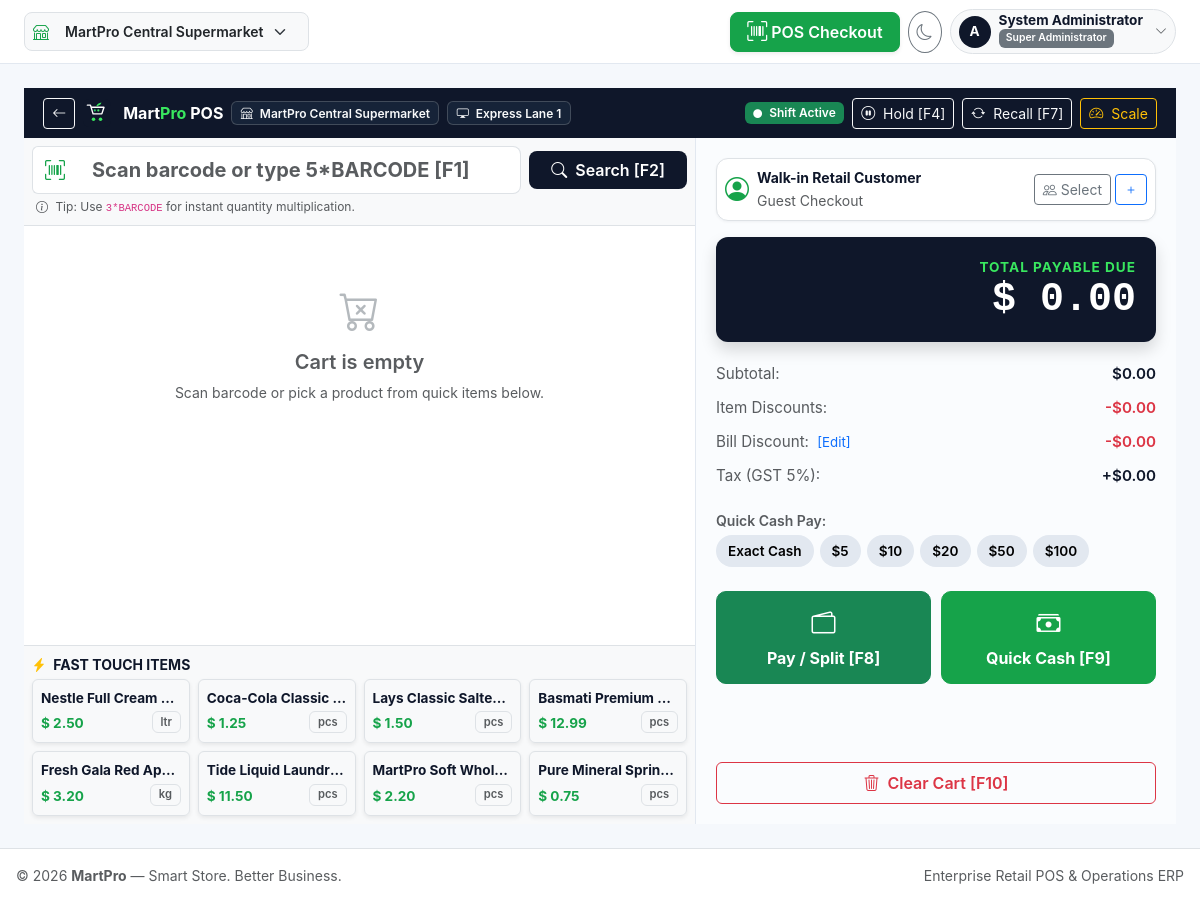
/modules/pos/index.php (signed in), run on the app's committed database.
### tables this page shows
CREATE TABLE IF NOT EXISTS `stores` (
    `id` INT UNSIGNED AUTO_INCREMENT PRIMARY KEY,
    `company_id` INT UNSIGNED NOT NULL,
    `code` VARCHAR(30) NOT NULL UNIQUE,
    `name` VARCHAR(150) NOT NULL,
    `phone` VARCHAR(50) DEFAULT NULL,
    `email` VARCHAR(100) DEFAULT NULL,
    `address` TEXT DEFAULT NULL,
    `receipt_header` TEXT DEFAULT NULL,
    `receipt_footer` VARCHAR(500) DEFAULT 'Thank you for shopping at MartPro!',
    `is_active` TINYINT(1) DEFAULT 1,
    `created_at` TIMESTAMP DEFAULT CURRENT_TIMESTAMP,
    `updated_at` TIMESTAMP DEFAULT CURRENT_TIMESTAMP ON UPDATE CURRENT_TIMESTAMP,
    FOREIGN KEY (`company_id`) REFERENCES `companies`(`id`) ON DELETE RESTRICT
);

CREATE TABLE IF NOT EXISTS `registers` (
    `id` INT UNSIGNED AUTO_INCREMENT PRIMARY KEY,
    `store_id` INT UNSIGNED NOT NULL,
    `code` VARCHAR(30) NOT NULL,
    `name` VARCHAR(100) NOT NULL,
    `cash_drawer_limit` DECIMAL(19,4) DEFAULT 1000.0000,
    `printer_type` ENUM('58mm', '80mm', 'standard') DEFAULT '80mm',
    `is_active` TINYINT(1) DEFAULT 1,
    `created_at` TIMESTAMP DEFAULT CURRENT_TIMESTAMP,
    `updated_at` TIMESTAMP DEFAULT CURRENT_TIMESTAMP ON UPDATE CURRENT_TIMESTAMP,
    UNIQUE KEY `uk_store_reg_code` (`store_id`, `code`),
    FOREIGN KEY (`store_id`) REFERENCES `stores`(`id`) ON DELETE CASCADE
);

CREATE TABLE IF NOT EXISTS `products` (
    `id` INT UNSIGNED AUTO_INCREMENT PRIMARY KEY,
    `sku` VARCHAR(50) NOT NULL UNIQUE,
    `name` VARCHAR(200) NOT NULL,
    `description` TEXT DEFAULT NULL,
    `category_id` INT UNSIGNED DEFAULT NULL,
    `brand_id` INT UNSIGNED DEFAULT NULL,
    `unit_id` INT UNSIGNED NOT NULL,
    `tax_category_id` INT UNSIGNED DEFAULT NULL,
    `primary_barcode` VARCHAR(60) NOT NULL UNIQUE,
    `purchase_cost` DECIMAL(19,4) NOT NULL DEFAULT 0.0000,
    `selling_price` DECIMAL(19,4) NOT NULL DEFAULT 0.0000,
    `wholesale_price` DECIMAL(19,4) DEFAULT NULL,
    `member_price` DECIMAL(19,4) DEFAULT NULL,
    `min_selling_price` DECIMAL(19,4) DEFAULT NULL,
    `reorder_level` DECIMAL(19,4) DEFAULT 5.0000,
    `max_stock_level` DECIMAL(19,4) DEFAULT 500.0000,
    `track_batches` TINYINT(1) DEFAULT 0,
    `track_expiry` TINYINT(1) DEFAULT 0,
    `is_variable_weight` TINYINT(1) DEFAULT 0,
    `image_url` VARCHAR(255) DEFAULT NULL,
    `is_active` TINYINT(1) DEFAULT 1,
    `created_at` TIMESTAMP DEFAULT CURRENT_TIMESTAMP,
    `updated_at` TIMESTAMP DEFAULT CURRENT_TIMESTAMP ON UPDATE CURRENT_TIMESTAMP,
    INDEX `idx_prod_name` (`name`),
    INDEX `idx_prod_sku` (`sku`),
    INDEX `idx_prod_barcode` (`primary_barcode`),
    FOREIGN KEY (`category_id`) REFERENCES `product_categories`(`id`) ON DELETE SET NULL,
    FOREIGN KEY (`brand_id`) REFERENCES `product_brands`(`id`) ON DELETE SET NULL,
    FOREIGN KEY (`unit_id`) REFERENCES `product_units`(`id`) ON DELETE RESTRICT,
    FOREIGN KEY (`tax_category_id`) REFERENCES `tax_categories`(`id`) ON DELETE SET NULL
);

CREATE TABLE IF NOT EXISTS `product_units` (
    `id` INT UNSIGNED AUTO_INCREMENT PRIMARY KEY,
    `name` VARCHAR(50) NOT NULL,
    `short_code` VARCHAR(20) NOT NULL UNIQUE,
    `allow_decimal` TINYINT(1) DEFAULT 0,
    `created_at` TIMESTAMP DEFAULT CURRENT_TIMESTAMP
);

### includes/functions.php (called while the page is built, shortened)
<?php
function get_setting(string $key, string $default = ''): string {
    static $settings_cache = null;
    if ($settings_cache === null) {
        $db = get_db();
        try {
            $stmt = $db->query("SELECT setting_key, setting_value FROM business_settings");
            $settings_cache = $stmt->fetchAll(PDO::FETCH_KEY_PAIR);
        } catch (Exception $e) {
            $settings_cache = [];
        }
    }
    return $settings_cache[$key] ?? $default;
}
function format_money($amount): string {
    $symbol = get_setting('currency_symbol', '$');
    return $symbol . ' ' . number_format((float)$amount, 2);
}
function get_current_store(): array {
    $store_id = current_store_id();
    $db = get_db();
    $stmt = $db->prepare("SELECT * FROM stores WHERE id = :id LIMIT 1");
    $stmt->execute(['id' => $store_id]);
    $store = $stmt->fetch();
    return $store ?: [
        'id' => 1,
        'code' => 'STORE-001',
        'name' => 'MartPro Central Store',
        'receipt_header' => 'MartPro Supermarket',
        'receipt_footer' => 'Thank you for shopping with us!'
    ];
}

### includes/auth.php (called while the page is built, shortened)
<?php
function current_store_id(): int {
    if (!empty($_SESSION['active_store_id'])) {
        return (int)$_SESSION['active_store_id'];
    }
    return !empty($_SESSION['user']['default_store_id']) ? (int)$_SESSION['user']['default_store_id'] : 1;
}

### modules/pos/index.php (the view, shortened to what this page needs)
<?php
require_once __DIR__ . '/../../includes/auth.php';
require_once __DIR__ . '/../../includes/functions.php';
$db = get_db();
$store = get_current_store();
$reg_stmt = $db->prepare("SELECT * FROM registers WHERE store_id = :store AND is_active = 1 ORDER BY id ASC LIMIT 1");
$reg_stmt->execute(['store' => $store['id']]);
$register = $reg_stmt->fetch() ?: ['id' => 1, 'code' => 'REG-01', 'name' => 'Main Register'];
$quick_prods_stmt = $db->prepare("SELECT p.id, p.name, p.sku, p.primary_barcode, p.selling_price, u.short_code AS unit_name
                                  FROM products p
                                  JOIN product_units u ON p.unit_id = u.id
                                  WHERE p.is_active = 1 ORDER BY p.id ASC LIMIT 8");
$quick_prods_stmt->execute();
$quick_products = $quick_prods_stmt->fetchAll();
require_once __DIR__ . '/../../includes/header.php';
?>
<div class="pos-container">
    <div class="pos-header-bar">
        <div class="d-flex align-items-center gap-2">
            <a href="<?= BASE_URL ?>/index.php" class="btn btn-outline-light btn-sm py-1 px-2" title="Back to Dashboard">
                <i class="bi bi-arrow-left"></i>
            </a>
            <img src="<?= BASE_URL ?>/assets/images/logo-icon.svg" height="28" alt="Logo">
            <span class="fw-bold fs-6 ms-1">Mart<span class="text-bright-green">Pro</span> POS</span>
            <span class="badge bg-navy-secondary border border-secondary border-opacity-50 text-light small d-none d-sm-inline">
                <i class="bi bi-shop me-1"></i> <?= htmlspecialchars($store['name']) ?>
            </span>
            <span class="badge bg-navy-secondary border border-secondary border-opacity-50 text-light small d-none d-md-inline">
                <i class="bi bi-display me-1"></i> <?= htmlspecialchars($register['name']) ?>
            </span>
        </div>
        <div class="d-flex align-items-center gap-2">
            <span class="badge bg-success small"><i class="bi bi-circle-fill me-1" style="font-size:0.55rem;"></i> Shift Active</span>
            <button type="button" class="btn btn-outline-light btn-sm py-1" id="btn-hold-sale" title="Hold Transaction (F4)">
                <i class="bi bi-pause-circle me-1"></i> Hold <span class="d-none d-md-inline">[F4]</span>
            </button>
            <button type="button" class="btn btn-outline-light btn-sm py-1" id="btn-recall-sale" title="Recall Suspended (F7)">
                <i class="bi bi-arrow-repeat me-1"></i> Recall <span class="d-none d-md-inline">[F7]</span>
            </button>
            <button type="button" class="btn btn-outline-warning btn-sm py-1" data-bs-toggle="modal" data-bs-target="#scaleModal" title="Electronic Scale Integration">
                <i class="bi bi-speedometer2 me-1"></i> Scale
            </button>
        </div>
    </div>
    <div class="pos-body">
        <div class="pos-cart-panel">
            <div class="p-2 border-bottom bg-light">
                <div class="row g-2 align-items-center">
                    <div class="col-8 col-sm-9">
                        <div class="input-group">
                            <span class="input-group-text bg-white border-end-0 text-mp-primary">
                                <i class="bi bi-upc-scan fs-5"></i>
                            </span>
                            <input type="text" id="pos-barcode-input" class="form-control form-control-lg border-start-0 fw-bold"
                                   placeholder="Scan barcode or type 5*BARCODE [F1]" autocomplete="off" autofocus>
                        </div>
                    </div>
                    <div class="col-4 col-sm-3 d-flex gap-1">
                        <button type="button" class="btn btn-navy flex-fill" data-bs-toggle="modal" data-bs-target="#searchProductModal" title="Search Product (F2)">
                            <i class="bi bi-search me-1"></i> Search <span class="d-none d-sm-inline">[F2]</span>
                        </button>
                    </div>
                </div>
                <div class="d-flex justify-content-between align-items-center mt-1 px-1">
                    <small class="text-muted" style="font-size: 0.75rem;">
                        <i class="bi bi-info-circle me-1"></i> Tip: Use <code>3*BARCODE</code> for instant quantity multiplication.
                    </small>
                </div>
            </div>
            <div class="pos-cart-table-wrapper" id="cart-container">
                <div class="text-center py-5 text-muted" id="cart-empty-message">
                    <i class="bi bi-cart-x fs-1 text-secondary opacity-50 mb-2 d-block"></i>
                    <h5 class="fw-semibold">Cart is empty</h5>
                    <p class="small mb-0">Scan barcode or pick a product from quick items below.</p>
                </div>
            </div>
            <div class="p-2 bg-light border-top">
                <div class="d-flex justify-content-between align-items-center mb-1">
                    <span class="small fw-bold text-navy text-uppercase"><i class="bi bi-lightning-charge-fill text-warning me-1"></i> Fast Touch Items</span>
                </div>
                <div class="row g-2">
                    <?php foreach ($quick_products as $qp): ?>
                        <div class="col-6 col-sm-4 col-md-3">
                            <button type="button" class="btn btn-white border w-100 text-start p-2 shadow-sm quick-item-btn"
                                    data-barcode="<?= htmlspecialchars($qp['primary_barcode']) ?>">
                                <div class="fw-bold text-navy text-truncate" style="font-size: 0.85rem;"><?= htmlspecialchars($qp['name']) ?></div>
                                <div class="d-flex justify-content-between align-items-center mt-1">
                                    <span class="text-mp-primary fw-bold" style="font-size: 0.85rem;"><?= format_money($qp['selling_price']) ?></span>
                                    <span class="badge bg-light text-muted border" style="font-size: 0.7rem;"><?= htmlspecialchars($qp['unit_name']) ?></span>
                                </div>
                            </button>
                        </div>
                    <?php endforeach; ?>
                </div>
            </div>
        </div>
        <div class="pos-pay-panel">
            <div class="card mb-3 border p-2 bg-white">
                <div class="d-flex align-items-center justify-content-between">
                    <div class="d-flex align-items-center gap-2">
                        <i class="bi bi-person-circle fs-4 text-mp-primary"></i>
                        <div>
                            <div class="fw-bold text-navy small" id="pos-customer-name">Walk-in Retail Customer</div>
                            <small class="text-muted" id="pos-customer-details">Guest Checkout</small>
                        </div>
                    </div>
                    <div class="d-flex gap-1">
                        <button type="button" class="btn btn-outline-secondary btn-sm py-1 px-2" data-bs-toggle="modal" data-bs-target="#customerSelectModal" title="Select Customer (F6)">
                            <i class="bi bi-people"></i> Select
                        </button>
                        <button type="button" class="btn btn-outline-primary btn-sm py-1 px-2" data-bs-toggle="modal" data-bs-target="#addCustomerModal" title="New Customer">
                            <i class="bi bi-plus"></i>
                        </button>
                    </div>
                </div>
            </div>
            <div class="pos-total-display shadow">
                <div class="pos-total-label">Total Payable Due</div>
                <div class="pos-total-amount" id="display-grand-total"><?= format_money(0) ?></div>
            </div>
            <table class="pos-summary-table">
                <tr>
                    <td class="text-muted">Subtotal:</td>
                    <td class="text-end fw-semibold text-navy" id="summary-subtotal">$0.00</td>
                </tr>
                <tr>
                    <td class="text-muted">Item Discounts:</td>
                    <td class="text-end text-danger fw-semibold" id="summary-item-discount">-$0.00</td>
                </tr>
                <tr>
                    <td class="text-muted">
                        Bill Discount:
                        <a href="javascript:void(0)" class="ms-1 small text-primary" id="btn-edit-bill-discount">[Edit]</a>
                    </td>
                    <td class="text-end text-danger fw-semibold" id="summary-bill-discount">-$0.00</td>
                </tr>
                <tr>
                    <td class="text-muted">Tax (GST 5%):</td>
                    <td class="text-end fw-semibold text-navy" id="summary-tax">+$0.00</td>
                </tr>
            </table>
            <div class="mb-2">
                <div class="small fw-semibold text-muted mb-1">Quick Cash Pay:</div>
                <div class="quick-cash-chips">
                    <button type="button" class="quick-cash-chip btn-quick-cash" data-amount="exact">Exact Cash</button>
                    <button type="button" class="quick-cash-chip btn-quick-cash" data-amount="5">$5</button>
                    <button type="button" class="quick-cash-chip btn-quick-cash" data-amount="10">$10</button>
                    <button type="button" class="quick-cash-chip btn-quick-cash" data-amount="20">$20</button>
                    <button type="button" class="quick-cash-chip btn-quick-cash" data-amount="50">$50</button>
                    <button type="button" class="quick-cash-chip btn-quick-cash" data-amount="100">$100</button>
                </div>
            </div>
            <div class="pos-tender-grid">
                <button type="button" class="btn btn-success btn-tender" id="btn-open-payment" title="Open Payment Dialog (F8)">
                    <i class="bi bi-wallet2 fs-4"></i>
                    <span>Pay / Split [F8]</span>
                </button>
                <button type="button" class="btn btn-primary btn-tender" id="btn-instant-cash" title="Instant Cash Checkout (F9)">
                    <i class="bi bi-cash-stack fs-4"></i>
                    <span>Quick Cash [F9]</span>
                </button>
            </div>
            <div class="d-flex gap-2 mt-auto">
                <button type="button" class="btn btn-outline-danger w-100 py-2 fw-semibold" id="btn-clear-cart" title="Clear Cart (F10)">
                    <i class="bi bi-trash3 me-1"></i> Clear Cart [F10]
                </button>
            </div>
        </div>
    </div>
</div>
<?php
require_once __DIR__ . '/../../includes/footer.php';
?>

### data on the page
stores: name "MartPro Central Supermarket"
registers: name "Express Lane 1"
products: name "Nestle Full Cream…", selling_price "$ 2.50", unit.short_code "ltr"
products: name "Coca-Cola Classic…", selling_price "$ 1.25", unit.short_code "pcs"
products: name "Lays Classic Salte…", selling_price "$ 1.50", unit.short_code "pcs"
products: name "Basmati Premium…", selling_price "$ 12.99", unit.short_code "pcs"
products: name "Fresh Gala Red Ap…", selling_price "$ 3.20", unit.short_code "kg"
products: name "Tide Liquid Laundr…", selling_price "$ 11.50", unit.short_code "pcs"
products: name "MartPro Soft Whol…", selling_price "$ 2.20", unit.short_code "pcs"
products: name "Pure Mineral Sprin…", selling_price "$ 0.75", unit.short_code "pcs"

### other printed values
substr($user['username'] ?? 'U', 0, 1) "A"
$user['full_name'] "System Administrator"
$user['role_name'] "Super Administrator"
format_money(0) "$ 0.00"
form field value "MartPro Central Supermarket"
